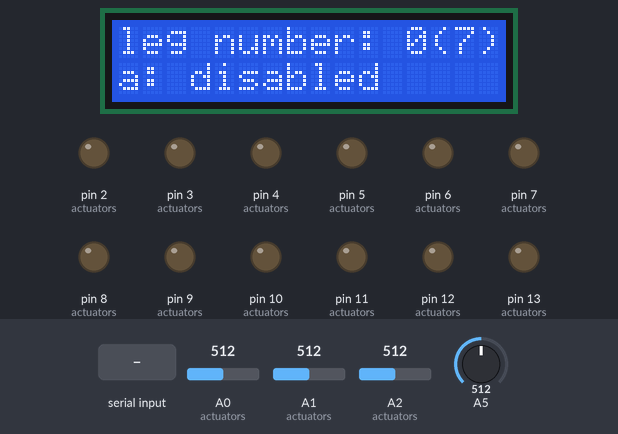
This sketch was run on a simulated Arduino Uno, built with avr-gcc and run on an emulated ATmega328P. Shown: 16×2 character LCD, output pins drawn as LEDs (lit = HIGH). The inputs (shaded band) are chosen by the test bench; at power-on: A1 (actuators) = 512, A0 (actuators) = 512, A2 (actuators) = 512, A5 = 512. What the sketch prints to the serial monitor is not drawn.

Above: at 1.6 s.
1.7 s: "A,45\n" received over Serial
At 2.8 s:
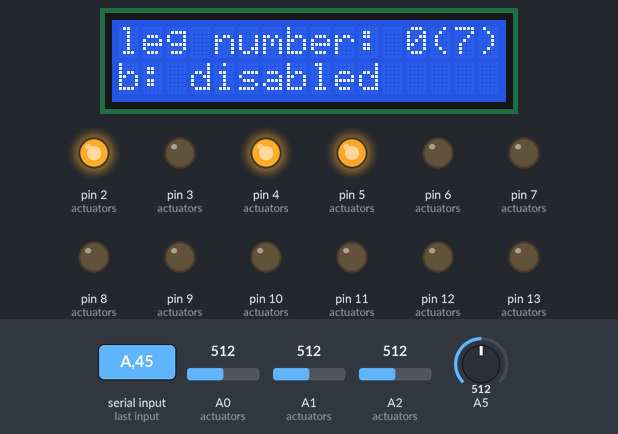
3.4 s: "B90\n" received over Serial
At 4.8 s:
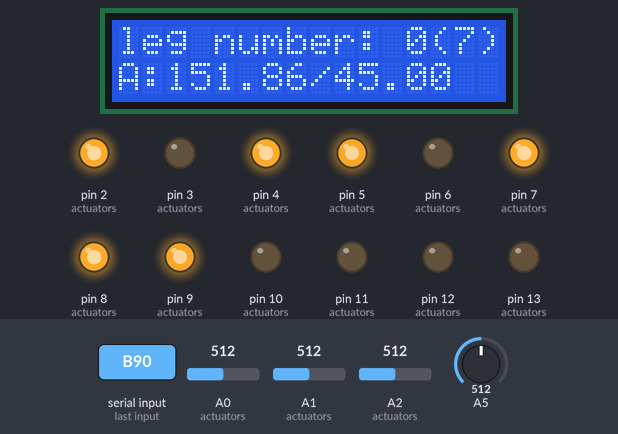
5.0 s: A1 (actuators) set to 528
At 6.0 s:
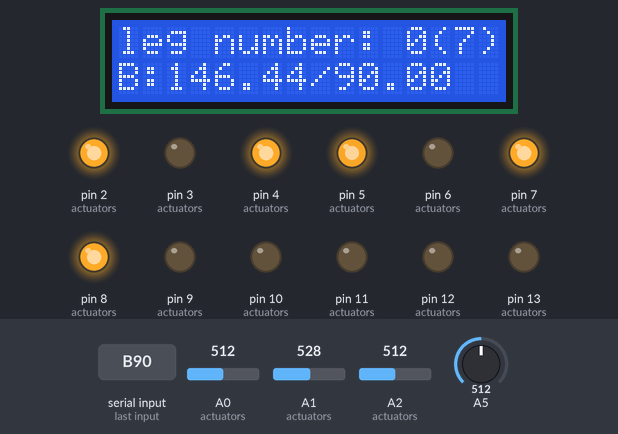
6.7 s: A0 (actuators) set to 716
At 7.13 s:
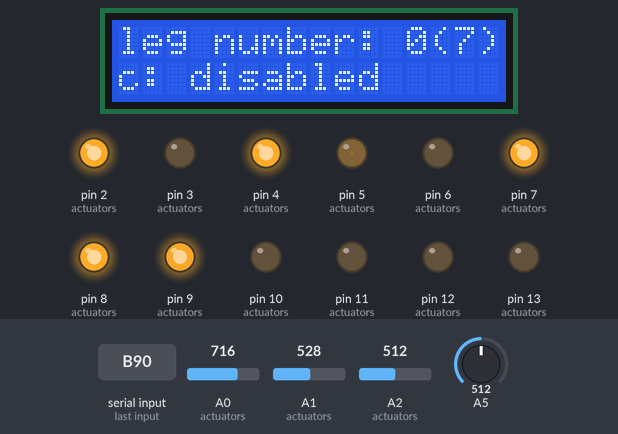
8.3 s: "C90\n" received over Serial
At 9.7 s:
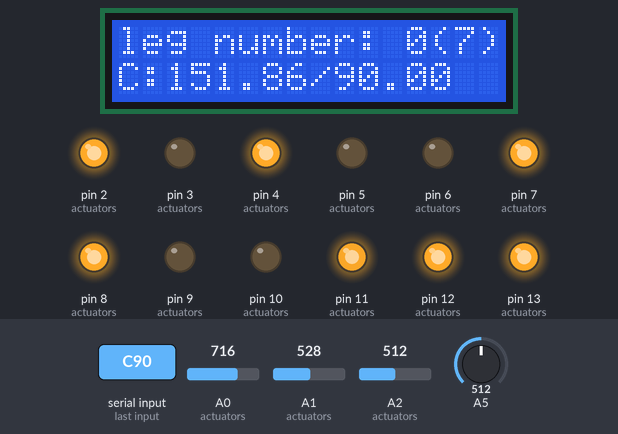
9.9 s: A2 (actuators) set to 306
At 11.1 s:
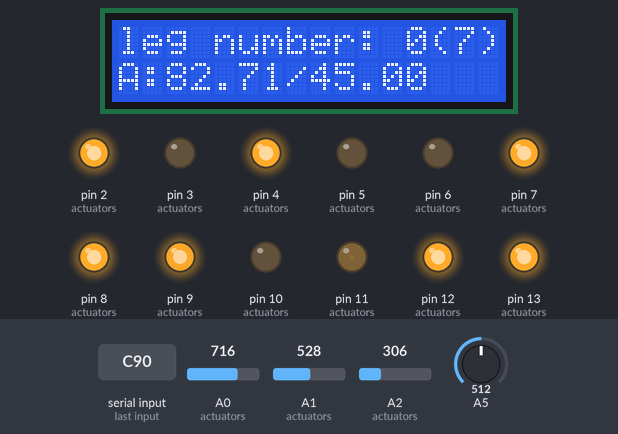
Timing chart, 0 to 17.3 s (numbered marks = the images above; inputs shaded):
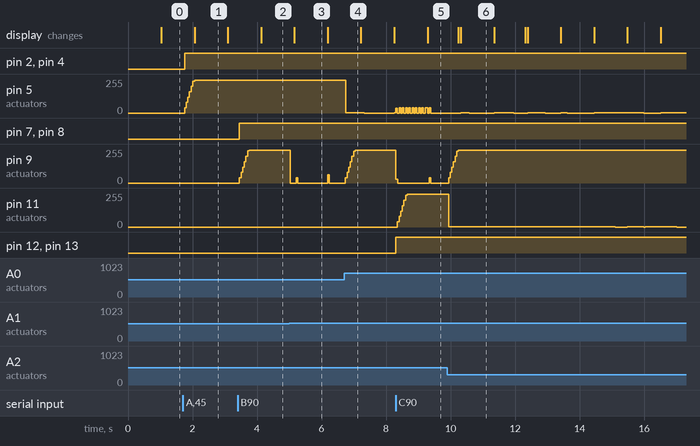

Measured:
- the behaviour switches between 513 and 514 on A1 (actuators) (found by bisection; images 2 and 3)
- after the input at 1.7 s, pin 2 (actuators), pin 4 (actuators): LOW → HIGH after 0.05 s; pin 5 (actuators): 0/255 → 240/255 after 0.05 s, → 245/255 0.31 s later
- after the input at 3.4 s, pin 7 (actuators), pin 8 (actuators): LOW → HIGH after 0.05 s; pin 9 (actuators): 0/255 → 245/255 after 0.05 s
- after the input at 5.0 s, pin 9 (actuators): 245/255 → 0/255 at once
- after the input at 6.7 s, pin 5 (actuators): 245/255 → 2/255 at once, → 0/255 0.48 s later, → 3/255 1.0 s later
- after the input at 8.3 s, pin 9 (actuators): 245/255 → 0/255 at once; pin 11 (actuators): 0/255 → 245/255 after 0.05 s; pin 12 (actuators), pin 13 (actuators): LOW → HIGH at once; the display: changes after 0.99 s (image 5)
- after the input at 9.9 s, pin 11 (actuators): 245/255 → 1/255 at once, → 0/255 5.2 s later, → 1/255 0.38 s later, → 0/255 1.5 s later; the display: first changes after 0.35 s (image 6 shows a later state)

The sketch:

verrin.ino
```cpp
#ifndef SIMULATOR
#include<Wire.h>
#include<LiquidCrystal_I2C.h>
#endif

LiquidCrystal_I2C lcd(0x27, 16, 2);

#ifndef ID
#define ID 0
#endif

#define VERSION 7

#define POSITION_BUFSIZE 5

struct LinearActuator {
  int R_PWM;
  int R_EN;
  int L_PWM;
  int L_EN;
  int POS_MIN;
  int POS_MAX;
  int POS_PIN;
  double default_speed;
  double position_buffer[POSITION_BUFSIZE];
  int position_buffer_i;
  double position;
  double target;
  bool enable;
  unsigned long lastTime;
  double cError;
  double lastError;
  int last_order;
  unsigned long last_order_time;
  double pos_start;
  double speed_correction;
  bool debug;

};

#define MAX_PWM 245

double Kp=2000;
double Ki=50;
double Kd=0;

#define SPEED_CONTROL 0
//#define PLOT_PID

#define MAX_RAMPING 800 // correspond to max variation on order per sec.

//#define DEBUG_RAMPING

LinearActuator actuators[3]={ {3,2,5,4,370,960,A0,80} ,
                              {6,7,9,8,370,960,A1,30} ,
                              {10,12,11,13,370,960,A2,80} };

#ifdef  SIMULATOR
#define debug(...) if (legId==0) {fprintf(stderr,"[%d]",legId);fprintf(stderr,__VA_ARGS__);}
#else
#define debug(...)
#endif

void setup(LinearActuator *a){
   pinMode(a->R_PWM,OUTPUT);
   pinMode(a->L_PWM,OUTPUT);
   pinMode(a->R_EN ,OUTPUT);
   pinMode(a->L_EN ,OUTPUT);
   digitalWrite(a->R_PWM,LOW);
   digitalWrite(a->L_PWM,LOW);
   digitalWrite(a->R_EN ,LOW);
   digitalWrite(a->L_EN ,LOW);
   a->lastTime = millis();
   a->enable = false;
   a->cError=0;
   a->lastError=0;
   a->last_order=0;
   a->speed_correction=0.0;
   a->debug=false;
   a->last_order_time=millis();
   for(int i=0;i<POSITION_BUFSIZE;++i)
     a->position_buffer[i]=0;
   a->position_buffer_i=0;
}

int legId;

void setup() {
  int i;
  // put your setup code here, to run once:
  Serial.begin(115200);
  for(i=0;i<3;++i){
    setup(actuators+i);
  }
  lcd.begin();
  lcd.backlight();
  lcd.print("Hello, world!");

  legId=ID;
  // read the id using pin A3
  //int v=analogRead(A3);
  //if (v<100) legId=0;
  //else if (v>1000) legId=3;
}

int i=0;

int qsort_dbl(const void *a,const void *b){
  if ((*((double *)a)) < (*((double *)b)))
    return -1;
  if ((*((double *)a)) < (*((double *)b)))
    return 1;
  return 0;
}

void updatePosition(LinearActuator *p){
  //if (p->enable==false) return ;
  int value=analogRead(p->POS_PIN);
  if (value<p->POS_MIN) value=p->POS_MIN;
  if (value>p->POS_MAX) value=p->POS_MAX;
  p->position_buffer[p->position_buffer_i]=value;
  p->position_buffer_i=(p->position_buffer_i+1) % POSITION_BUFSIZE;

  double t[POSITION_BUFSIZE]; // kmean
  for(int j=0;j<POSITION_BUFSIZE;++j)
    t[j]=p->position_buffer[j];
  qsort(t,POSITION_BUFSIZE,sizeof(t[0]),qsort_dbl);

  p->position = 200 *(1.0- ((double) t[POSITION_BUFSIZE/2] - (double)p->POS_MIN) / (double) (p->POS_MAX-p->POS_MIN));
}

bool computeOrder(LinearActuator *p){
  updatePosition(p);
  if (p->debug) return false;
  if (p->enable==false){
    p->speed_correction=0.0;
    p->last_order=0;
    digitalWrite(p->R_EN ,LOW);
    digitalWrite(p->L_EN ,LOW);
    return false;
  }
  unsigned long current=millis();
  double elapsed = (double)(current-p->lastTime)/1000.0;


  double error = (p->target - p->position)/200.0; // error is between -1 and 1

  if (fabs(error)<(2.0/200.0)){ // we arrive at target with at most 2mm of error, stop actuator
    p->enable=false;
    p->speed_correction=0.0;
    p->last_order=0;
    digitalWrite(p->R_EN ,LOW);
    digitalWrite(p->L_EN ,LOW);
    return false;
  }

  if (elapsed<(1.0/20.0)) return false;  // pid run at 40Hz

  double out;

  if (error>0) out= MAX_PWM;
  else out=-MAX_PWM;

  /*
  p->cError += error ;
  double rError = (error - p->lastError);

  double out=Kp * error  + Ki * p->cError + Kd * rError;
  Serial.print("D error:");Serial.print(error);
  Serial.print(" cError:");Serial.print(p->cError);
  Serial.print(" rError:");Serial.print(rError);
  Serial.print(" => ");Serial.println(out);
  p->lastError=error;


  //digitalWrite(p->R_EN ,HIGH);
  //digitalWrite(p->L_EN ,HIGH);

  */
  p->lastTime = current;

  double dts=(double )(current - p->last_order_time) / 1000.0;

  if (out>0){
    if (out>MAX_PWM) out=MAX_PWM;
    if (out<10) out=0;
    if (p->last_order<0){
      out=100;
    }
    else {
      double delta = (double )(out - p->last_order) / dts;
      if (delta>MAX_RAMPING)
	out = p->last_order + MAX_RAMPING * dts;
    }
    //analogWrite(p->R_PWM,out);
    //analogWrite(p->L_PWM,0);

  } else {
    if (out<-MAX_PWM) out=-MAX_PWM;
    if (out>-10) out=0;
    if (p->last_order>0) {
      out=-100;
    } else {
      double delta = (double )(out - p->last_order) / dts;
      if (delta<-MAX_RAMPING)
	out=p->last_order - MAX_RAMPING * dts;
    }
    //analogWrite(p->R_PWM,0);
    //analogWrite(p->L_PWM,-out);
  }
  p->last_order=out;
  p->last_order_time=current;
  return true;
}

void do_debug(void ){
  for(int i=0;i<3;++i){
    if (actuators[i].debug){
      digitalWrite(actuators[i].R_EN ,HIGH);
      digitalWrite(actuators[i].L_EN ,HIGH);
      if (actuators[i].target>500){
	analogWrite(actuators[i].R_PWM,(int)(actuators[i].target-500));
	analogWrite(actuators[i].L_PWM,0);
      } else {
	analogWrite(actuators[i].R_PWM,0);
	analogWrite(actuators[i].L_PWM,(int)(actuators[i].target));
      }
    }
  }
}


void synchronizeOrders(){
  int i,j=0;
  // compute error:
  double prog[3]={-1,-1,-1};
  double tmp;
  int min_s=0;
  bool initial=false;
  debug("SYNCHRONIZE: \n");
  for(i=0;i<3;++i)
    if (actuators[i].enable){
      if (actuators[i].speed_correction==0){
	// actuator doesnot move yet
	prog[i]=fabs(actuators[i].target-actuators[i].pos_start)/actuators[i].default_speed;
	initial=true;
      }
      else
	// adjust speed according to actuators progression
	if (fabs(actuators[i].target-actuators[i].pos_start)<0.01) prog[i]=-1;
	else{
	  prog[i]=fabs(actuators[i].position - actuators[i].pos_start)/fabs(actuators[i].target-actuators[i].pos_start);
	  j+=1;
	}
      //debug("progression of %d is %lf (%d)\n",i,prog[i],j);
    }

  for(i=0;i<3;++i){
    debug("prog[%d]=%lf (%lf => %lf => %lf)\n",i,prog[i],actuators[i].pos_start,actuators[i].position,actuators[i].target);
  }

  if (j>1){
    // compute speed correction:
    if (initial){ // establish speed correction based on theoretical actuator speed:
      //prog[i] contains estimated time to make order at full speed
      debug("initial speed computation:\n");
      int slowest=0;
      for(i=1;i<3;++i){
	if ((prog[slowest]<0) || ( (prog[i]>prog[slowest]) && (prog[i]>0)))
	  slowest=i;
      }
      debug("slowest is %d \n",slowest);
      // set full speed at 1.0 for the slowest actuator:
      actuators[slowest].speed_correction=1.0;
      // use a ratio for others:
      for(i=0;i<3;++i)
	if ((i!=slowest) && (prog[i]>0))
	  actuators[i].speed_correction = prog[i]/prog[slowest];
      for(i=0;i<3;++i) {debug("%d: %lf => %lf\n",i,prog[i],actuators[i].speed_correction);}
    }
    else{
      debug("progression based speed correction:\n");
      min_s=0;
      float mm=0;
      for(i=0;i<3;++i){
	if ((prog[i]>=0) && ((prog[i]<prog[min_s])||(prog[min_s]<0)))
	  min_s=i;
	if (prog[i]>mm) mm=prog[i];
      }
      debug("slowest is %d with %lf\n",min_s,prog[min_s]);

      if (mm>0.01){ // Do not change inital speed correction until at leat 10% have been made so we have data to make prediction
	// Set speed correction to 1 for the slowest
	actuators[min_s].speed_correction=1.0;
	// Asserv other to the slowest speed;
	for(i=0;i<3;++i){
	  if ((i!=min_s) && (prog[i]>=0)){
	    tmp=1.0/(prog[i] * (1.0-prog[min_s])/(prog[min_s] * (1.0 - prog[i])));
	    actuators[i].speed_correction=SPEED_CONTROL*actuators[i].speed_correction + (1.0-SPEED_CONTROL)*tmp;
	  }
	}
      }
    }

    // update last_order using speed_correction:
    for(i=0;i<3;++i)
      if (actuators[i].enable){
	debug("SC: %i: %lf\n",i,actuators[i].speed_correction);
	if (actuators[i].speed_correction<0) actuators[i].speed_correction=0.1;
	actuators[i].last_order*=actuators[i].speed_correction;
	if (actuators[i].last_order>MAX_PWM) actuators[i].last_order=MAX_PWM;
	if (actuators[i].last_order<-MAX_PWM) actuators[i].last_order=-MAX_PWM;
	//debug("=> %d\n",actuators[i].last_order);
      }
  } else { // reset speed correction as there is only one active actuator and let last_order as computed
    for(i=0;i<3;++i)
      actuators[i].speed_correction=1.0;
  }

  // send order:
  for(i=0;i<3;++i){
    if (actuators[i].enable){
      digitalWrite(actuators[i].R_EN ,HIGH);
      digitalWrite(actuators[i].L_EN ,HIGH);
      if (actuators[i].last_order>0){
	analogWrite(actuators[i].R_PWM,actuators[i].last_order);
	analogWrite(actuators[i].L_PWM,0);
      } else {
	analogWrite(actuators[i].R_PWM,0);
	analogWrite(actuators[i].L_PWM,-actuators[i].last_order);
      }
    }
  }
}


char buffer[100];
int r=0;
int v;

void update_target(char *order){
  LinearActuator *p;
  if (order[0]=='A')      { p=&(actuators[0]); p->debug=false;}
  else if (order[0]=='a') { p=&(actuators[0]); p->debug=true;}
  else if (order[0]=='B') { p=&(actuators[1]); p->debug=false;}
  else if (order[0]=='b') { p=&(actuators[1]); p->debug=true;}
  else if (order[0]=='C') { p=&(actuators[2]); p->debug=false;}
  else if (order[0]=='b') { p=&(actuators[2]); p->debug=true;}
  else return;
  p->target=0;
  if (order[1]=='_') {
    //Serial.println("disabled");
    p->debug=false;
    p->enable=false;
    p->speed_correction=0.0;
    p->last_order=0;
    return;
  }

  int i=1;
  double deci=1;
  bool d=false;
  while((order[i]!='\n') && (order[i]!='\0') && (order[i]!='#')){
    if (order[i]=='.'){
      d=true;
    } else {
      p->target=p->target*10;
      p->target+=order[i]-'0';
      if (d) deci*=10;
    }
    i+=1;
  }
  p->target = p->target / deci;
  Serial.print("D new target is: (");Serial.print(millis());Serial.print("): ");Serial.println(p->target);
  p->speed_correction=0.0;
  p->pos_start = p->position;
  if (p->enable==false){
    p->enable=true;
    p->lastTime=millis();
    p->cError=0;
    p->lastError=0;
    p->last_order=0;
    p->last_order_time=millis();
    p->pos_start = p->position;
  }
  if (order[i]!='\0')
    update_target(order+i+1);
}

long lcdfreq=0;

int lcdi=0;

long statusfreq=0;
int statusBlink=0;

void loop() {
  if ((millis()-lcdfreq)>1000){
    lcd.clear();
    lcd.print("leg number: ");lcd.print(legId);lcd.print("(");lcd.print(VERSION);lcd.print(")");
    lcd.setCursor(0,1);
    if (actuators[lcdi].enable)
      {lcd.print((char)('A'+lcdi));lcd.print(":");lcd.print(actuators[lcdi].position); lcd.print("/"); lcd.print(actuators[lcdi].target);}
      else{lcd.print((char)('a'+lcdi)); lcd.print(": disabled");}
    lcdfreq=millis();
    lcdi=(lcdi+1)%3;
  }

  if ((millis()-statusfreq)>200){ // send status every 200ms
    /*
    if (statusBlink==0)
      lcd.noBacklight();
    else if (statusBlink==10)
      lcd.backlight();
    statusBlink=(statusBlink+1)%20;
    */

    Serial.print("S ");
    for(int i=0;i<3;++i){
      Serial.print(actuators[i].enable?1:0);
      Serial.print(';');
      Serial.print(actuators[i].position);
      Serial.print(';');
      Serial.print(actuators[i].target);
      Serial.print(';');
      Serial.print(actuators[i].last_order);
      Serial.print(' ');
    }
    Serial.println();
    statusfreq=millis();
    /*    Serial.print("D speed:");
    for(int i=0;i<3;++i){
      Serial.print(actuators[i].speed_correction);
      Serial.print(';');
    }
    Serial.println();
    */
  }
  v=Serial.read();
#ifdef SIMULATOR
  //if (v!=0) fprintf(stderr,"verrin read %c \n",v);
#endif
  if (v=='?'){
    Serial.print("id[");
    Serial.print(legId);
    Serial.println("]");
  }
  if ((r==0 && ((v>='A' && v<='C') || ((v>='a')&&(v<='c')) )) || (r>0 && (isalpha(v) || isdigit(v) || v=='.' || v=='_' || v=='#'))){
    //    if (((v>='A') && (v<='C')) || ((v>='a')&&(v<='c')))
    //      r=0;
    buffer[r]=v;
    r+=1;
  }
  if (v=='\n'){
    buffer[r]='\0';
    update_target(buffer);
    r=0;
  }

  bool todo=false;
  todo= computeOrder(actuators+0) || todo;
  todo= computeOrder(actuators+1) || todo;
  todo= computeOrder(actuators+2) || todo;
  if (todo)
    synchronizeOrders();
  do_debug();
}
```
